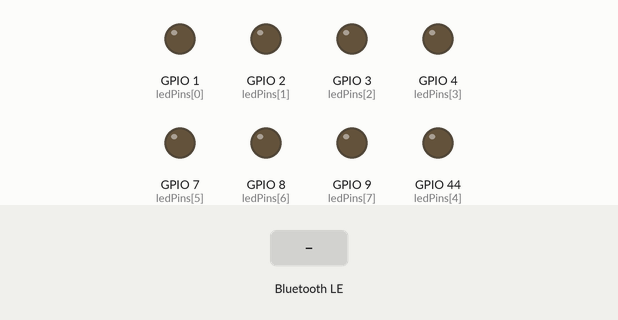
A sketch run on a simulated ESP32. Shown: output pins drawn as LEDs (lit = HIGH). Inputs (shaded band) come from the test bench. Nothing arrives over Bluetooth unless stated; a phone connects over Bluetooth LE 3 s after start; what the sketch prints to the serial monitor is not drawn.

Above: at 1.2 s.
1.3 s: Bluetooth LE write "blink:" received
2.8 s: Bluetooth LE write "5" received
Timing chart, 0 to 5.8 s (numbered marks = the images above; inputs shaded):
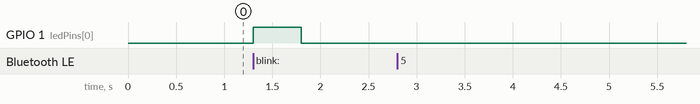

Measured:
- after the input at 1.3 s, GPIO 1 (ledPins[0]): LOW → HIGH at once, → LOW 0.50 s later
- after the input at 2.8 s, every drawn part: stays the same

The sketch:

blue-light.ino
```cpp
// ESP32 BLE UART-style peripheral for LED control
// Based on Nordic UART Service

#include <BLEDevice.h>
#include <BLEServer.h>
#include <BLEUtils.h>
#include <BLE2902.h>

// Nordic UART Service UUIDs
#define UART_SERVICE_UUID "6e400001-b5a3-f393-e0a9-e50e24dcca9e"
#define UART_TX_UUID      "6e400003-b5a3-f393-e0a9-e50e24dcca9e"  // notify: ESP32 -> browser
#define UART_RX_UUID      "6e400002-b5a3-f393-e0a9-e50e24dcca9e"  // write: browser -> ESP32

BLEServer* pServer = NULL;
BLECharacteristic* pTxCharacteristic = NULL;
BLECharacteristic* pRxCharacteristic = NULL;
bool deviceConnected = false;
bool oldDeviceConnected = false;

const int ledPins[] = {D0, D1, D2, D3, D7, D8, D9, D10};
const int numLeds = 8;

// Server callbacks
class MyServerCallbacks: public BLEServerCallbacks {
    void onConnect(BLEServer* pServer) {
        deviceConnected = true;
        Serial.println("Client connected");
    }

    void onDisconnect(BLEServer* pServer) {
        deviceConnected = false;
        Serial.println("Client disconnected");
    }
};

// RX characteristic callback (receives from browser)
class MyRxCallbacks: public BLECharacteristicCallbacks {
    void onWrite(BLECharacteristic* pCharacteristic) {
        String rxValue = pCharacteristic->getValue();
        if (rxValue.length() > 0) {
            Serial.print("Received: ");
            Serial.println(rxValue);

            if (rxValue.startsWith("blink:")) {
                int ledIndex = rxValue.substring(6).toInt();
                if (ledIndex >= 0 && ledIndex < numLeds) {
                    Serial.print("Blinking LED ");
                    Serial.println(ledIndex);
                    digitalWrite(ledPins[ledIndex], HIGH);
                    delay(500);
                    digitalWrite(ledPins[ledIndex], LOW);

                    // Send acknowledgment
                    String ack = "ACK:blinked " + String(ledIndex);
                    pTxCharacteristic->setValue((uint8_t*)ack.c_str(), ack.length());
                    pTxCharacteristic->notify();
                } else {
                    Serial.println("Invalid LED index");
                }
            } else {
                Serial.println("Unknown command");
            }
        }
    }
};

void setup() {
    Serial.begin(115200);
    Serial.println("Starting ESP32 BLE LED Control...");

    for (int i = 0; i < numLeds; i++) {
        pinMode(ledPins[i], OUTPUT);
        digitalWrite(ledPins[i], LOW);
    }

    // Initialize BLE
    BLEDevice::init("ESP32-BLE-LED");

    // Create server
    pServer = BLEDevice::createServer();
    pServer->setCallbacks(new MyServerCallbacks());

    // Create service
    BLEService* pService = pServer->createService(UART_SERVICE_UUID);

    // Create TX characteristic (notify from ESP32 to browser)
    pTxCharacteristic = pService->createCharacteristic(
        UART_TX_UUID,
        BLECharacteristic::PROPERTY_NOTIFY
    );
    pTxCharacteristic->addDescriptor(new BLE2902());

    // Create RX characteristic (write from browser to ESP32)
    pRxCharacteristic = pService->createCharacteristic(
        UART_RX_UUID,
        BLECharacteristic::PROPERTY_WRITE
    );
    pRxCharacteristic->setCallbacks(new MyRxCallbacks());

    // Start service
    pService->start();

    // Start advertising
    BLEAdvertising* pAdvertising = BLEDevice::getAdvertising();
    pAdvertising->addServiceUUID(UART_SERVICE_UUID);
    pAdvertising->setScanResponse(false);
    pAdvertising->setMinPreferred(0x0);
    BLEDevice::startAdvertising();

    Serial.println("BLE advertising started");
    Serial.println("Device name: ESP32-BLE-LED");
}

void loop() {
    // Handle connection state changes
    if (!deviceConnected && oldDeviceConnected) {
        delay(500);
        pServer->startAdvertising();
        Serial.println("Restarting advertising");
        oldDeviceConnected = deviceConnected;
    }

    if (deviceConnected && !oldDeviceConnected) {
        oldDeviceConnected = deviceConnected;
    }

    delay(10);
}
```
